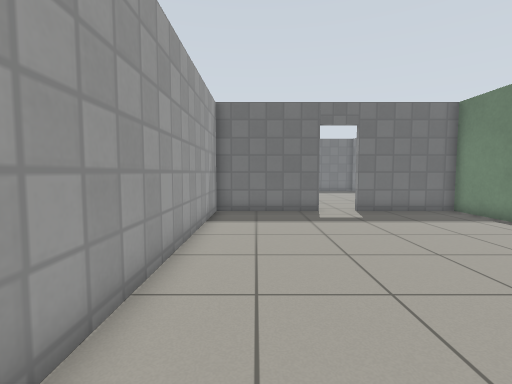
[1] (above)

21 first-person views from a walk through a Gazebo world. The camera is 0.9 m above the floor, tilts 4° down and sees 85° across. The floor is counted in squares, 0.5 m on a side. Each view is taken from the middle of a square. On the plan, view 1 faces up. The plan holds only what a view shows up to about 15 squares ahead; the rest is blank. The place goes on beyond the plan. Simple patterns stand in for the simulator's built-in surfaces. Simple shapes stand in for some stock models. Some surface patterns are stand-ins.

[2]
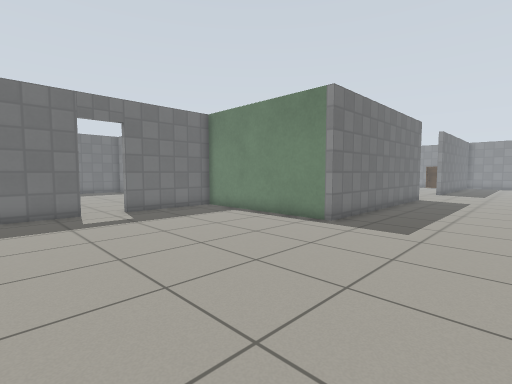

[3]
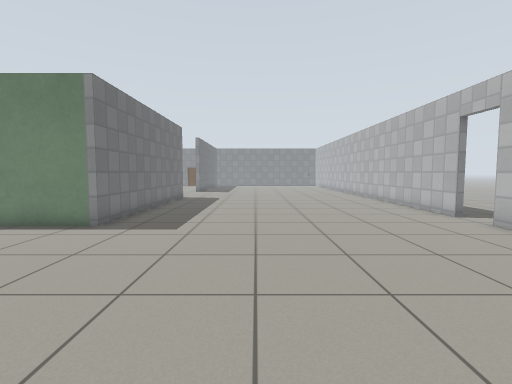

[4]
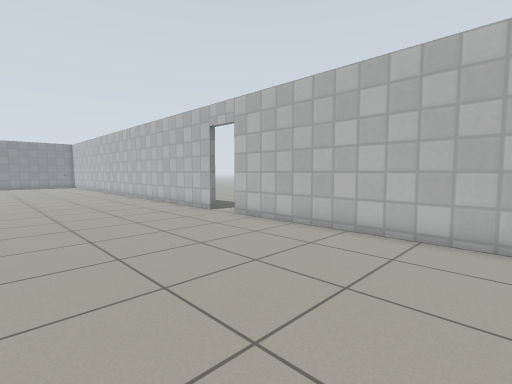

[5]
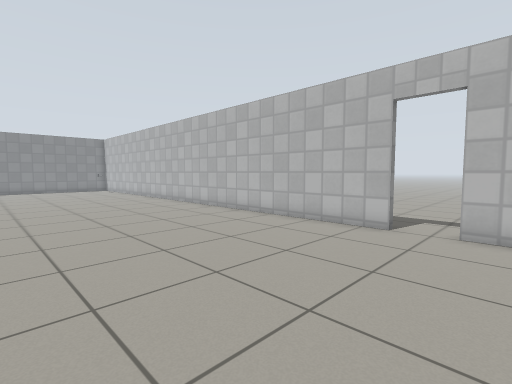

[6]
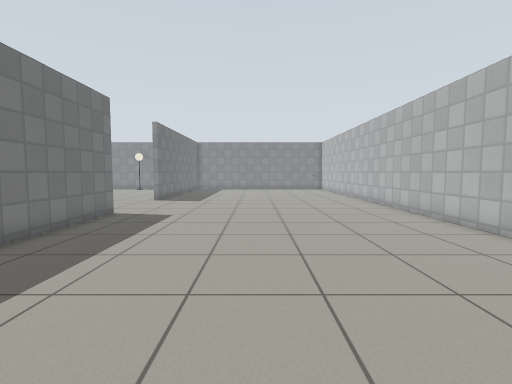

[7]
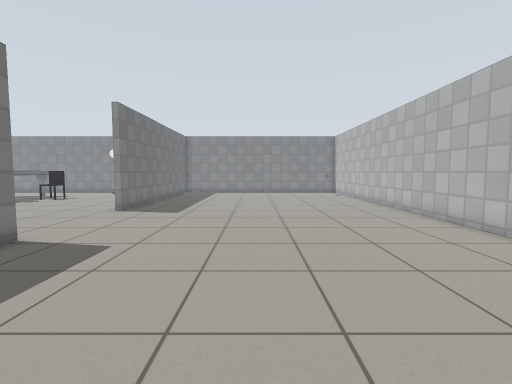

[8]
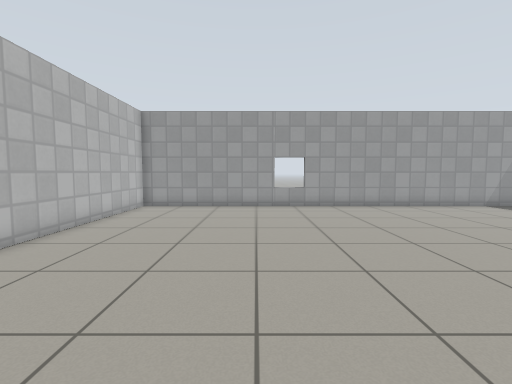

[9]
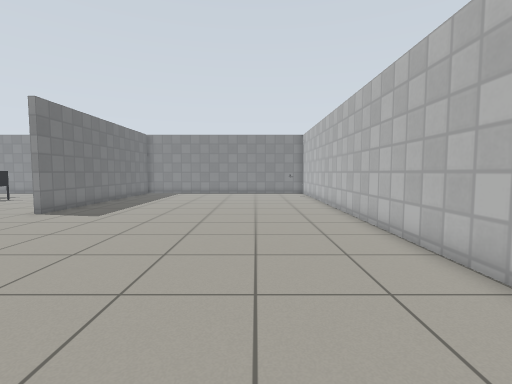

[10]
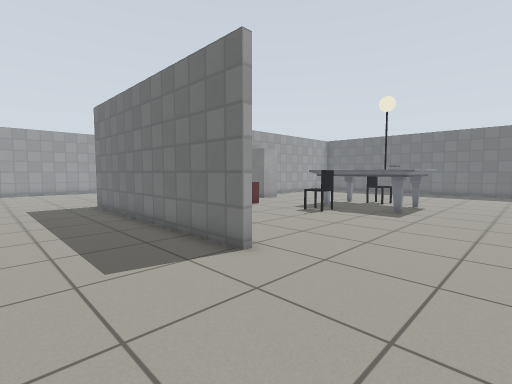

[11]
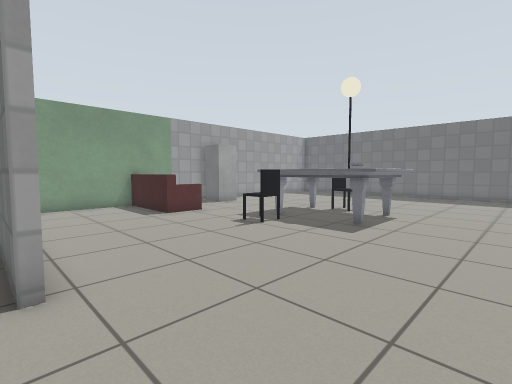

[12]
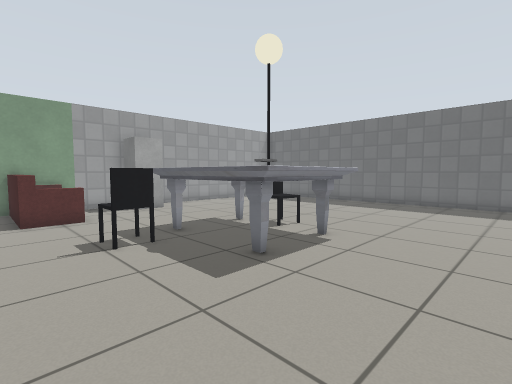

[13]
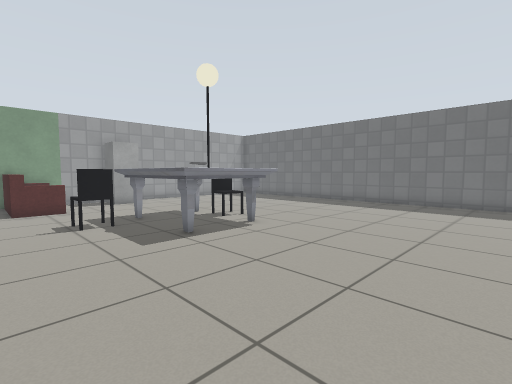

[14]
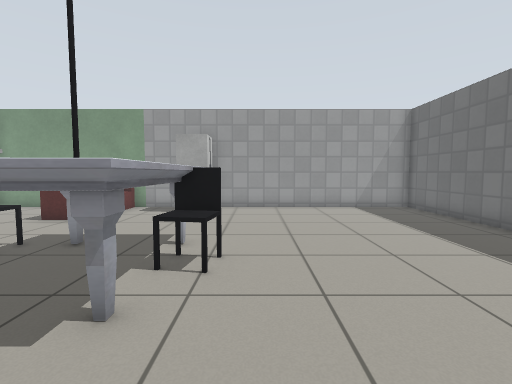

[15]
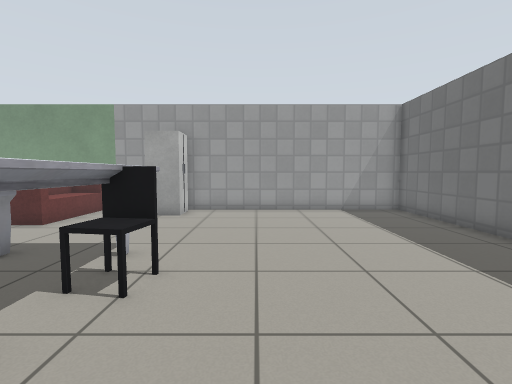

[16]
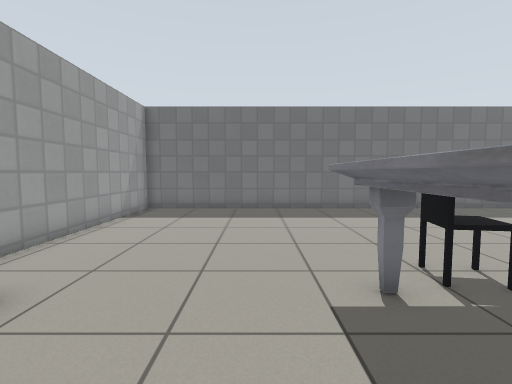

[17]
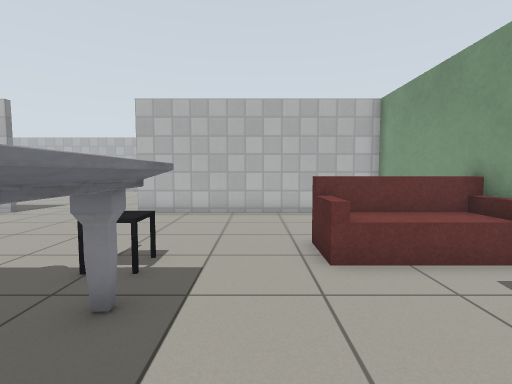

[18]
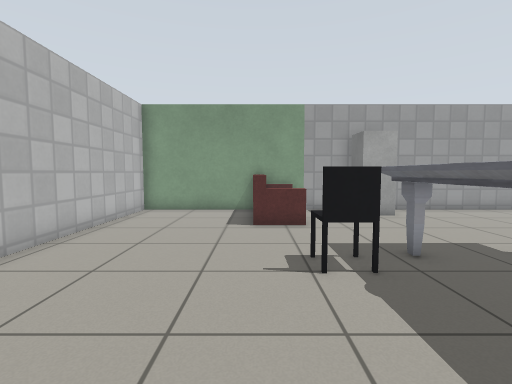

[19]
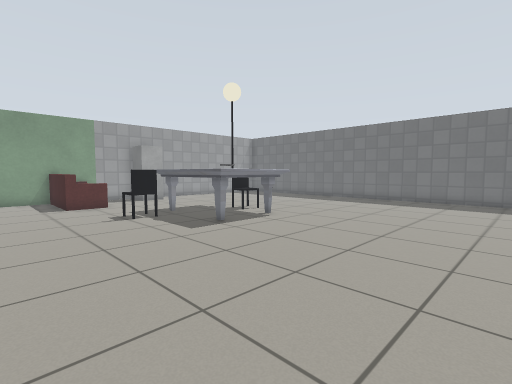

[20]
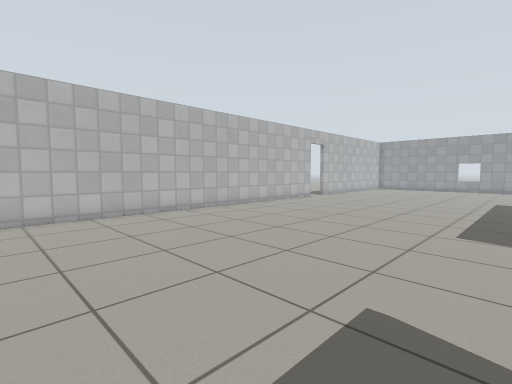

[21]
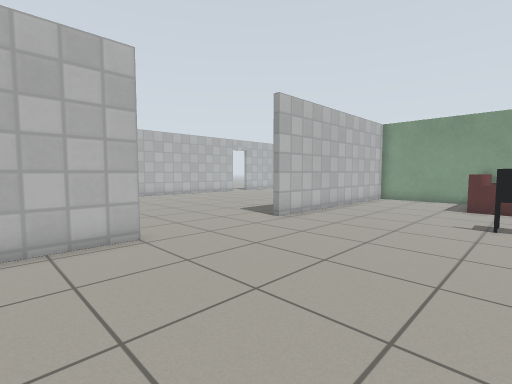

### Floor plan
Points are (right, up) in squares from view 1. A wall is a line through its corners. A room is listed if a view was taken in it or the views show most of it. See-through windows are left out.
Room 1 (views 1, 2, 3, 4, 5, 6, 7, 8, 9, 10, 11, 20)
walls: (11.1, -8) (29.1, -8); (20.4, 5.3) (9.3, 5.3) (9.3, 13) (4.8, 13); (3, 13) (-1.8, 13) (-1.8, -8) (9.4, -8); (29.3, 5.3) (25.9, 5.3)
ways out: opening at (23, 5.5) to room 2; open door at (3.5, 13); open door at (10.5, -8)
Room 2 (views 12, 13, 14, 15, 16, 17, 18, 19, 21)
walls: (25.9, 5.6) (28.8, 5.6); (28.3, 26.9) (9.6, 26.9) (9.6, 5.6) (20.4, 5.6)
ways out: opening at (23, 5.5) to room 1
objects: sofa (10, 11) to (14, 13); fridge (10, 15) to (11, 17); marble table (16, 14) to (21, 18); office chair (17, 12) to (18, 13); office chair (18, 18) to (19, 18); lamp (19, 16) to (20, 16); other object (20, 15)

Positions as (right, up) in squares from view 1, and headings:
1: (0, 0), facing up
2: (0, 0), facing up-right
3: (0, 0), facing right
4: (0, 0), facing down-right
5: (8, 1), facing down-right
6: (8, -1), facing right
7: (13, -1), facing right
8: (13, -2), facing left
9: (14, -4), facing right
10: (25, 1), facing up-left
11: (25, 5), facing up-left
12: (25, 10), facing up-left
13: (28, 10), facing up-left
14: (24, 19), facing left
15: (23, 20), facing left
16: (15, 13), facing up
17: (15, 18), facing down
18: (23, 11), facing left
19: (29, 8), facing up-left
20: (29, 4), facing down-left
21: (29, 13), facing down-left
